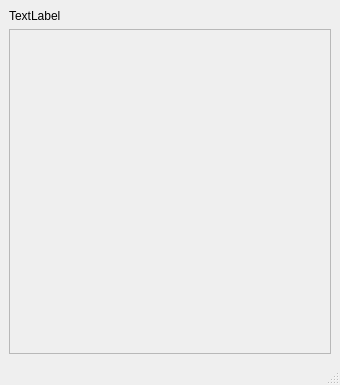
<?xml version="1.0" encoding="UTF-8"?>
<ui version="4.0">
 <class>MainWindow</class>
 <widget class="QMainWindow" name="MainWindow">
  <property name="geometry">
   <rect>
    <x>0</x>
    <y>0</y>
    <width>340</width>
    <height>385</height>
   </rect>
  </property>
  <property name="windowTitle">
   <string>MainWindow</string>
  </property>
  <widget class="QWidget" name="centralwidget">
   <layout class="QVBoxLayout" name="verticalLayout">
    <item>
     <widget class="QLabel" name="labelSource">
      <property name="text">
       <string>TextLabel</string>
      </property>
     </widget>
    </item>
    <item>
     <widget class="QScrollArea" name="scrollArea">
      <property name="widgetResizable">
       <bool>true</bool>
      </property>
      <widget class="QWidget" name="scrollAreaWidgetContents">
       <property name="geometry">
        <rect>
         <x>0</x>
         <y>0</y>
         <width>320</width>
         <height>320</height>
        </rect>
       </property>
      </widget>
     </widget>
    </item>
   </layout>
  </widget>
  <widget class="QStatusBar" name="statusbar"/>
 </widget>
 <resources/>
 <connections/>
</ui>
